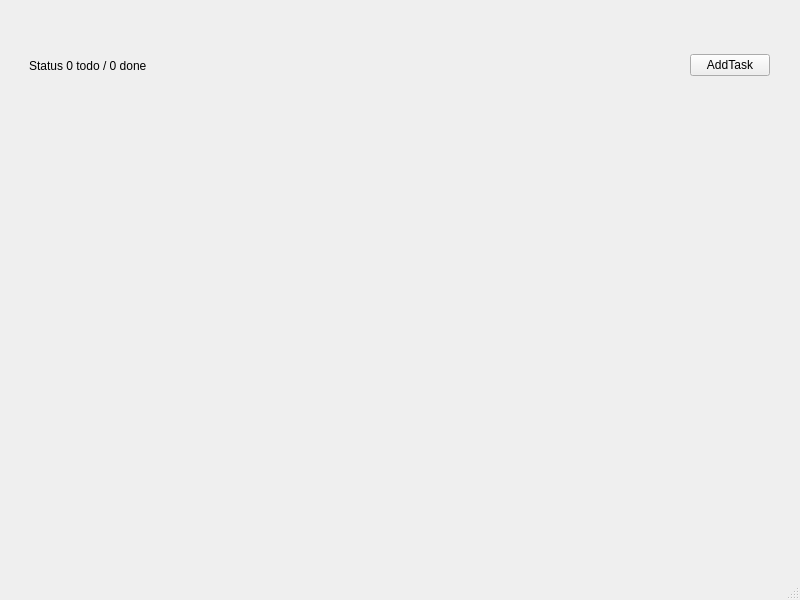
<?xml version="1.0" encoding="UTF-8"?>
<ui version="4.0">
 <class>MainWindow</class>
 <widget class="QMainWindow" name="MainWindow">
  <property name="geometry">
   <rect>
    <x>0</x>
    <y>0</y>
    <width>800</width>
    <height>600</height>
   </rect>
  </property>
  <property name="windowTitle">
   <string>MainWindow</string>
  </property>
  <widget class="QWidget" name="centralwidget">
   <widget class="QWidget" name="horizontalLayoutWidget">
    <property name="geometry">
     <rect>
      <x>29</x>
      <y>30</y>
      <width>741</width>
      <height>71</height>
     </rect>
    </property>
    <layout class="QHBoxLayout" name="horizontalLayout">
     <item>
      <widget class="QLabel" name="label">
       <property name="text">
        <string>Status 0 todo / 0 done</string>
       </property>
      </widget>
     </item>
     <item>
      <spacer name="horizontalSpacer">
       <property name="orientation">
        <enum>Qt::Horizontal</enum>
       </property>
       <property name="sizeHint" stdset="0">
        <size>
         <width>40</width>
         <height>20</height>
        </size>
       </property>
      </spacer>
     </item>
     <item>
      <widget class="QPushButton" name="pushButton">
       <property name="text">
        <string>AddTask</string>
       </property>
      </widget>
     </item>
    </layout>
   </widget>
  </widget>
  <widget class="QMenuBar" name="menubar">
   <property name="geometry">
    <rect>
     <x>0</x>
     <y>0</y>
     <width>800</width>
     <height>22</height>
    </rect>
   </property>
  </widget>
  <widget class="QStatusBar" name="statusbar"/>
 </widget>
 <resources/>
 <connections/>
</ui>
